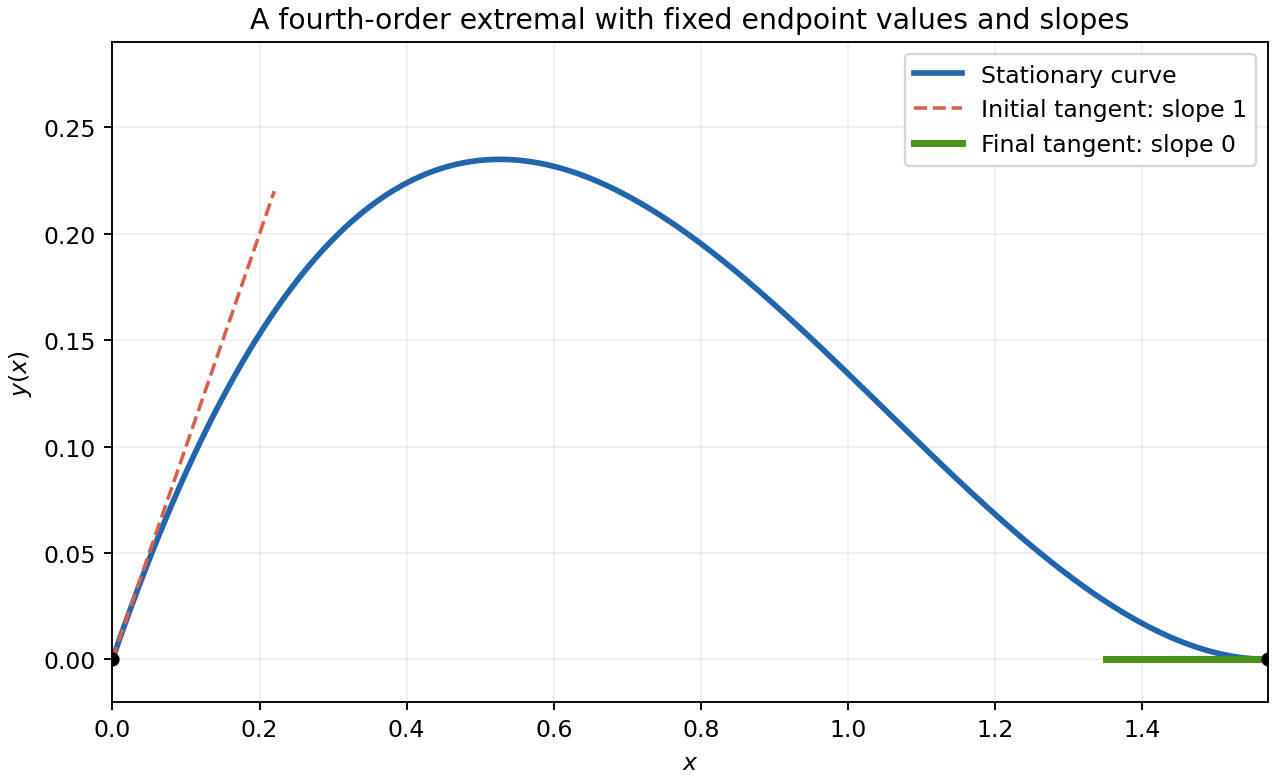

Python code for this plot:
"""Python 3.14.4; NumPy 2.3.5; Matplotlib 3.10.7. PNG output in CWD."""
from pathlib import Path
import numpy as np
import matplotlib
matplotlib.use('Agg')
import matplotlib.pyplot as plt
L=np.pi/2;C=np.cosh(L);S=np.sinh(L);x=np.linspace(0,L,501)
y=C/2*(np.cos(x)-np.cosh(x))+(1-S)/2*np.sin(x)+(1+S)/2*np.sinh(x)
fig,ax=plt.subplots(figsize=(7.5,4.6),layout='constrained',facecolor='white');ax.set_facecolor('white');ax.plot(x,y,lw=2.4,color='#2166ac',label='Stationary curve');ax.plot([0,.22],[0,.22],color='#d6604d',ls='--',label='Initial tangent: slope 1');ax.plot([L-.22,L],[0,0],color='#4d9221',lw=3,label='Final tangent: slope 0');ax.scatter([0,L],[0,0],c='black',zorder=5,s=25);ax.set(xlabel='$x$',ylabel='$y(x)$',title='A fourth-order extremal with fixed endpoint values and slopes',xlim=(0,L),ylim=(-.02,.29));ax.grid(alpha=.2);ax.legend();fig.savefig(Path.cwd()/'2007-clamped-extremal.png',dpi=170,facecolor='white')
